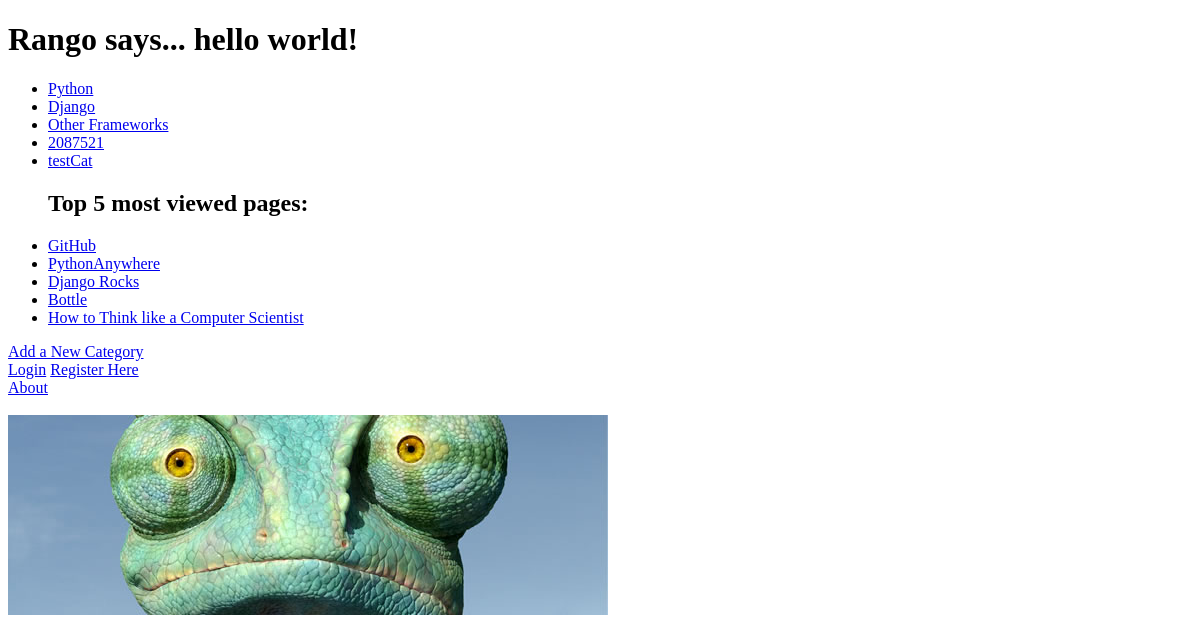
The app's page /rango/, older data.
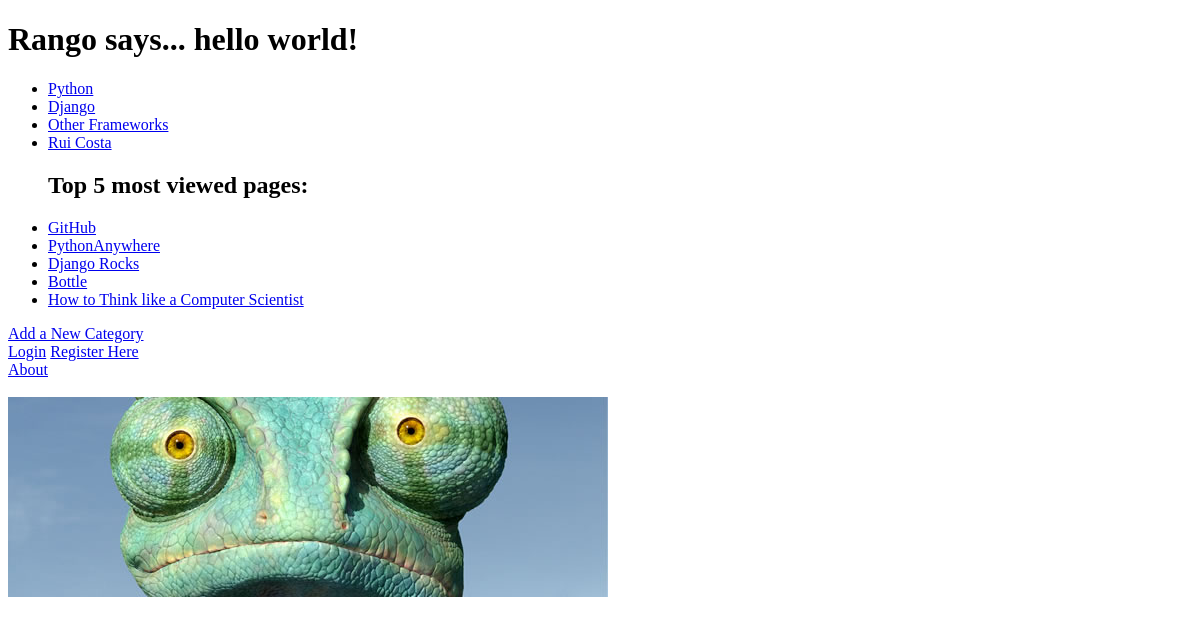
The same page, newer data.
### rango/models.py (models this page shows, shortened)
class Category(models.Model):
        name = models.CharField(max_length=128, unique=True)
        views = models.IntegerField(default=0)
        likes = models.IntegerField(default=0)
        slug = models.SlugField(unique=True)
        class Meta:
                verbose_name_plural = "Categories"

class Page(models.Model):
    category = models.ForeignKey(Category)
    title = models.CharField(max_length=128)
    url = models.URLField()
    views = models.IntegerField(default=0)

### rango/views.py (the view)
def index(request):
    context_dict = {}
    category_list = Category.objects.order_by('-likes')[:5]
    context_dict['categories'] = category_list
    page_list = Page.objects.order_by('-views')[:5]
    context_dict['pages'] = page_list
    return render(request, 'rango/index.html', context_dict)

### templates/rango/index.html (shortened to what this page needs)
<!DOCTYPE html>
{% load staticfiles %}
<html>
    <head>
    </head>
    <body>
        {% if user.is_authenticated %}
        <h1>Rango says... hello {{ user.username }}!</h1>
        {% else %}
        <h1>Rango says... hello world!</h1>
        {% endif %}
        {% if categories %}
            <ul>
                {% for category in categories %}
                <li><a href="{% url 'category' category.slug %}">{{ category.name }}</a></li>
                {% endfor %}
				<h2>Top 5 most viewed pages:</h2>
                {% for page in pages %}
                <li><a href="{{page.url}}">{{ page.title }}</a></li>
                {% endfor %}
            </ul>
       {% else %}
            <strong>There are no categories present.</strong>
       {% endif %}
	   <a href="/rango/add_category/">Add a New Category</a><br />
        <a href="/rango/login/">Login</a>
        <a href="/rango/register/">Register Here</a>
	  <br /><a href="/rango/about/">About</a><br /><br />
	  <img src="{% static "images/rango.jpg" %}" alt="Picture of Rango" />
    </body>
</html>

Row changes from the older to the newer data that the page shows:
removed Category: name "2087521"
removed Category: name "testCat"
added Category: name "Rui Costa"
